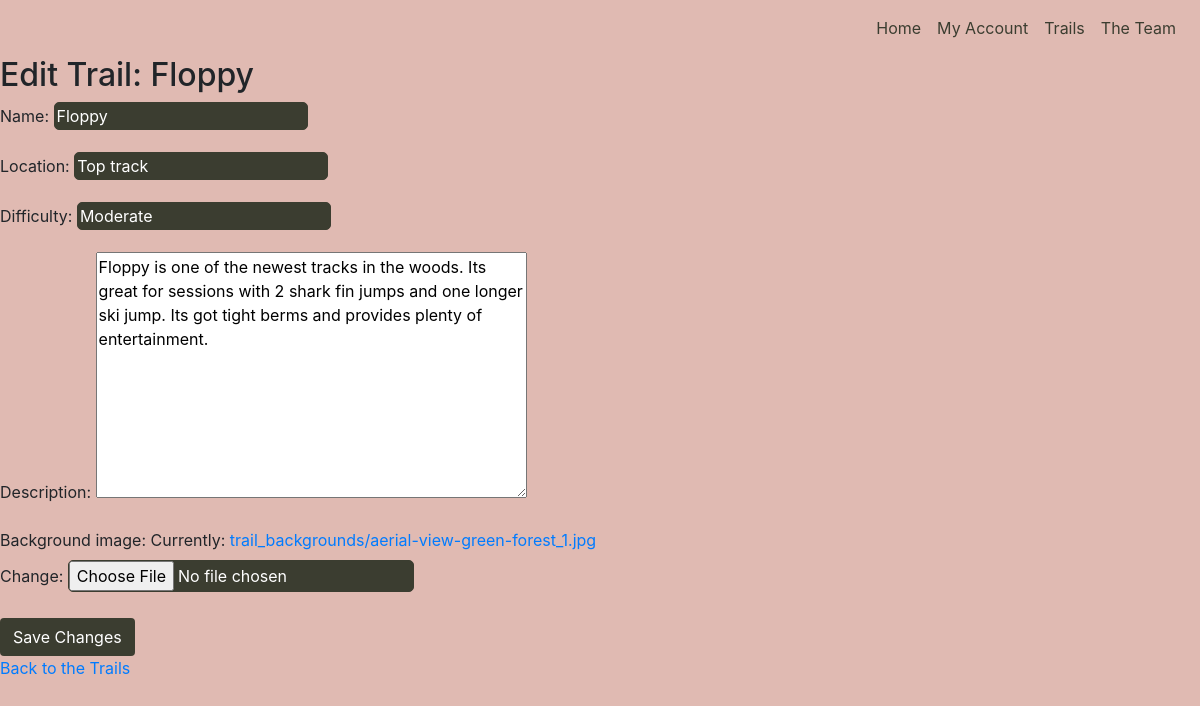
The app's page /trails/edit_trail/1/ with its own data.
### trails/models.py (models this page shows, shortened)
class Trail(models.Model):
    name = models.CharField(max_length=200)
    location = models.CharField(max_length=200)
    difficulty = models.CharField(max_length=50)
    description = models.TextField()
    background_image = models.ImageField(upload_to='trail_backgrounds/', null=True)

### trails/views.py (the view)
# urls.py: path('edit_trail/<int:trail_id>/', edit_trail, name='edit_trail'),
def edit_trail(request, trail_id):
    trail = get_object_or_404(Trail, id=trail_id)
    if request.method == 'POST':
        form = TrailForm(request.POST, request.FILES, instance=trail)
        if form.is_valid():
            form.save()
            return redirect('trails')
    else:
        form = TrailForm(instance=trail)
    return render(request, 'trails/edit_trail.html', {'form': form, 'trail': trail})

### trails/forms.py
class TrailForm(forms.ModelForm):
    class Meta:
        model = Trail
        fields = ['name', 'location', 'difficulty', 'description', 'background_image']

### trails/templates/trails/edit_trail.html (shortened to what this page needs)
{% extends "base.html" %}
{% load static %}
{% block extra_css %}
    <link rel="stylesheet" href="{% static 'trails/css/trails.css' %}">
{% endblock %}
{% block content %}
    <h2>Edit Trail: {{ trail.name }}</h2>
    <form method="POST" enctype="multipart/form-data">
        {{ form.as_p }}
        <button type="submit" class="btn">Save Changes</button>
    </form>
    <a href="{% url 'trails' %}">Back to the Trails</a>
{% endblock %}

### static/css/base.css (style rules this page uses)
html { height: 100%; }
.btn { background-color: #3b3d30; color: white; margin-top: 10px; }
form input { background-color: #3b3d30; color: white; border: solid 1px #3b3d30; border-radius: 5px; }

### records on screen
Trail: name "Floppy", location "Top track", difficulty "Moderate", description "Floppy is one of the newest tracks in the woods. Its great for sessions with 2 shark fin jumps and one longer ski jump. Its got tight berms and provides plenty of entertainment."
